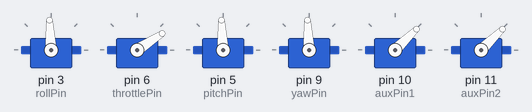
Recording of a sketch running on a simulated Arduino Uno, built with avr-gcc and run on an emulated ATmega328P. Shown: 6 × servo.

Above: at 0.1 s.
At 1.1 s:
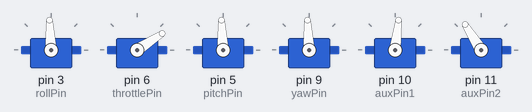
At 5.05 s:
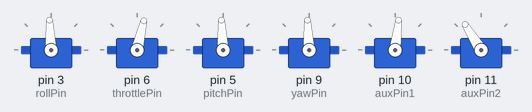
At 8.9 s:
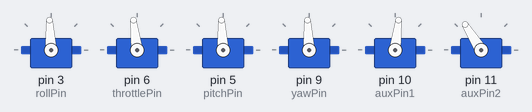
At 23.9 s:
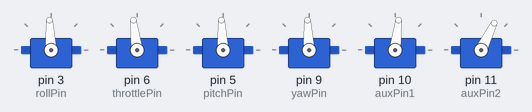
At 32.6 s:
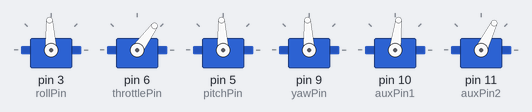
Timing chart, 0 to 40.0 s (numbered marks = the images above):
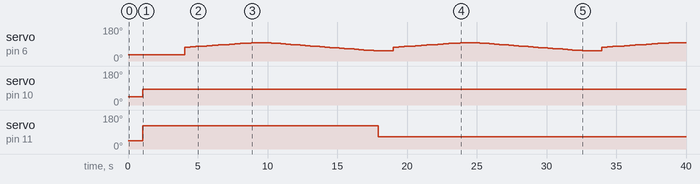

The sketch:

droneHover1.ino
```cpp
#include <Servo.h>

int rollPin = 3, throttlePin = 6, pitchPin = 5, yawPin=9,auxPin1=10,auxPin2=11;
Servo roll,throttle,pitch,yaw,aux1,aux2;
int count = 0;

void setup() {
  // put your setup code here, to run once:
  pinMode(rollPin,OUTPUT);
  roll.attach(rollPin);

  pinMode(throttlePin,OUTPUT);
  throttle.attach(throttlePin);

  pinMode(pitchPin,OUTPUT);
  pitch.attach(pitchPin);

  pinMode(yawPin,OUTPUT);
  yaw.attach(yawPin);

  pinMode(auxPin1,OUTPUT);
  aux1.attach(auxPin1);

  pinMode(auxPin2,OUTPUT);
  aux2.attach(auxPin2);
}

void loop() {
  // put your main code here, to run repeatedly:
  //analogWrite(pwm,);
  roll.write(1500);

  pitch.write(1500);
  yaw.write(1500);

  if(count <1)
  {
    aux2.write(1000);
    aux1.write(1000);
    throttle.write(885);
  }
  else
  {
    //aux1.write(2000);
    //aux2.write(2000);
    //int y = 400;
    for(int x = 1300;x<=1540;x+=20)
    {
      throttle.write(x);
      delay(400);
      //y+=10;
    }

    delay(1000);

    for(int x = 1520;x>=1100;x-=20)
    {
      throttle.write(x);
      delay(350);
      //y+=10;
    }
    //delay(2000);
    aux2.write(1200);//disarm
  }


  delay(1050);

  if(count <1)//arming step
  {
    //aux1.write(1600);
    aux2.write(1800);//moves from out of range to into range
    aux1.write(1400);
    delay(3000);
    count+=1;
  }
}
```

Measured:
- by itself, servo on pin 10 (auxPin1): 44° → 83° at 1.1 s
- by itself, servo on pin 11 (auxPin2): 44° → 122° at 1.1 s, → 64° 16.9 s later
